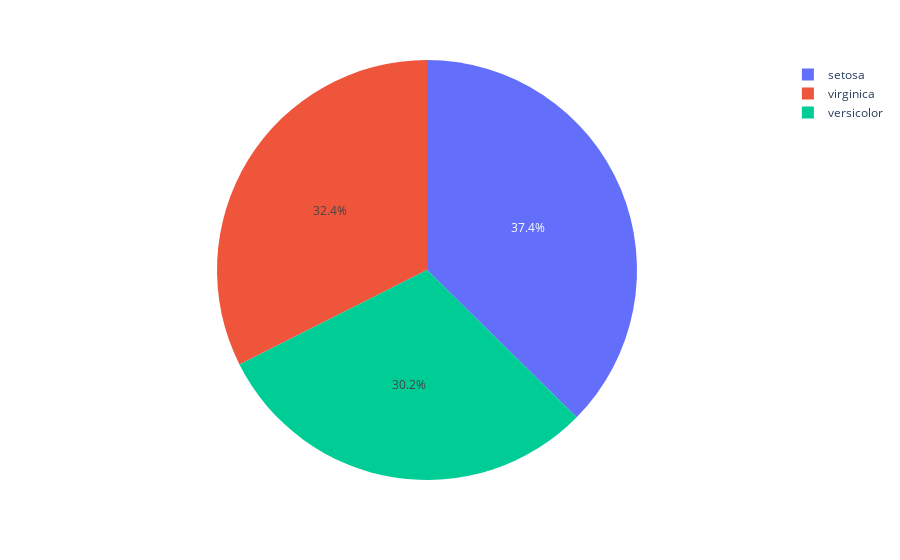

The code cell stored with this chart in its notebook:
### Markdown cell above
## 8. Pie Chart
### Pai chart is the ratio or percentage of a set in whole data.

### Code cell
# Pie chart
fig8 = px.pie(df, values='sepal_width', names = 'species')
fig8.show()

### Figure 1 — Plotly figure (JSON) as saved in the notebook; plotly's stock layout.template omitted (floating-point values rounded to 4 significant figures; data arrays with more than 128 entries replaced by an {"elided": "..."} marker saying what was removed)
{"data": [{"domain": {"x": [0, 1], "y": [0, 1]}, "hovertemplate": "species=%{label}<br>sepal_width=%{value}<extra></extra>", "labels": {"elided": "150 str values"}, "legendgroup": "", "name": "", "showlegend": true, "type": "pie", "values": {"elided": "150 float values"}}], "layout": {"legend": {"tracegroupgap": 0}, "margin": {"t": 60}}}
